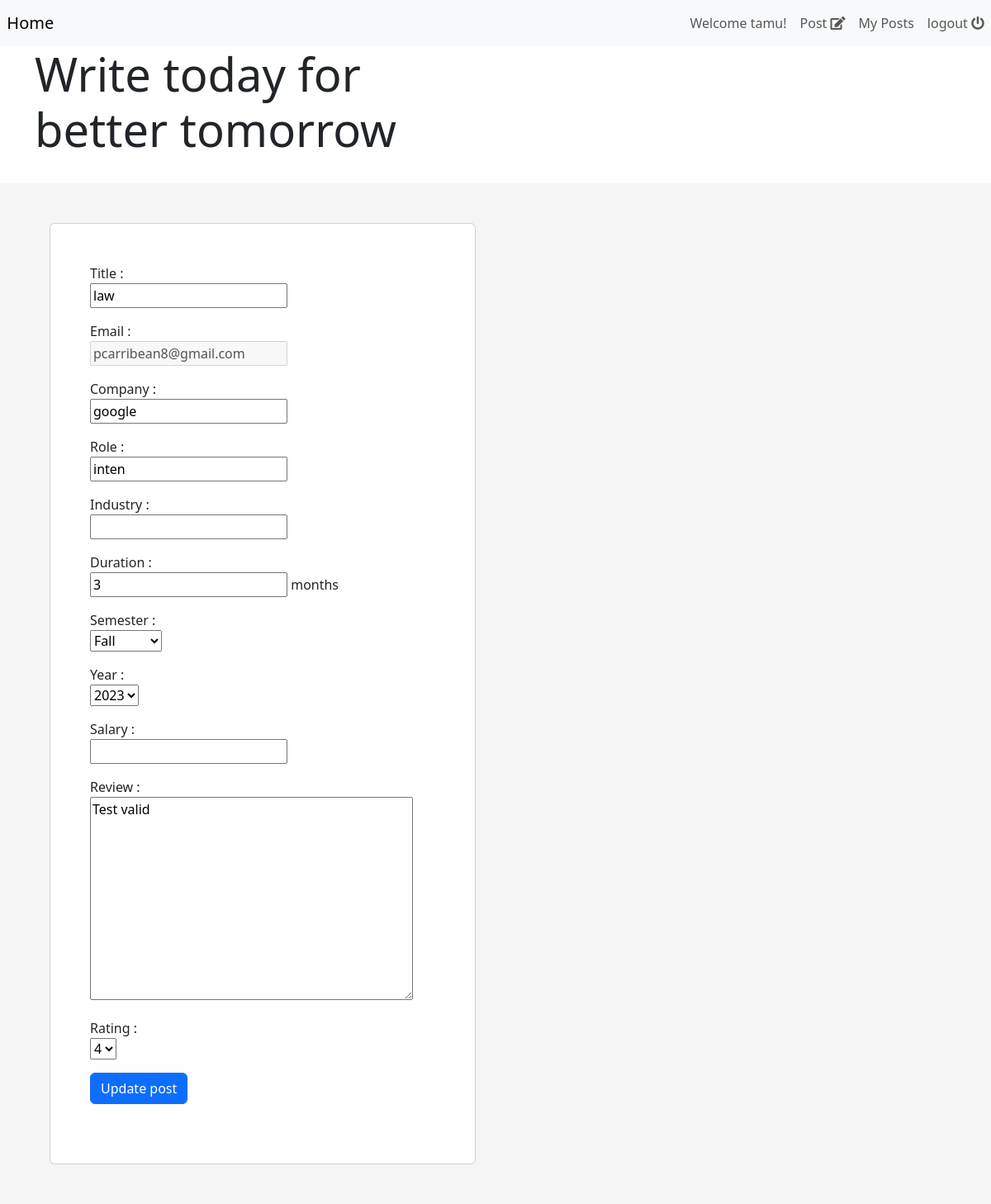
/post/edit/15 (signed in), run on an earlier commit of the app's database.
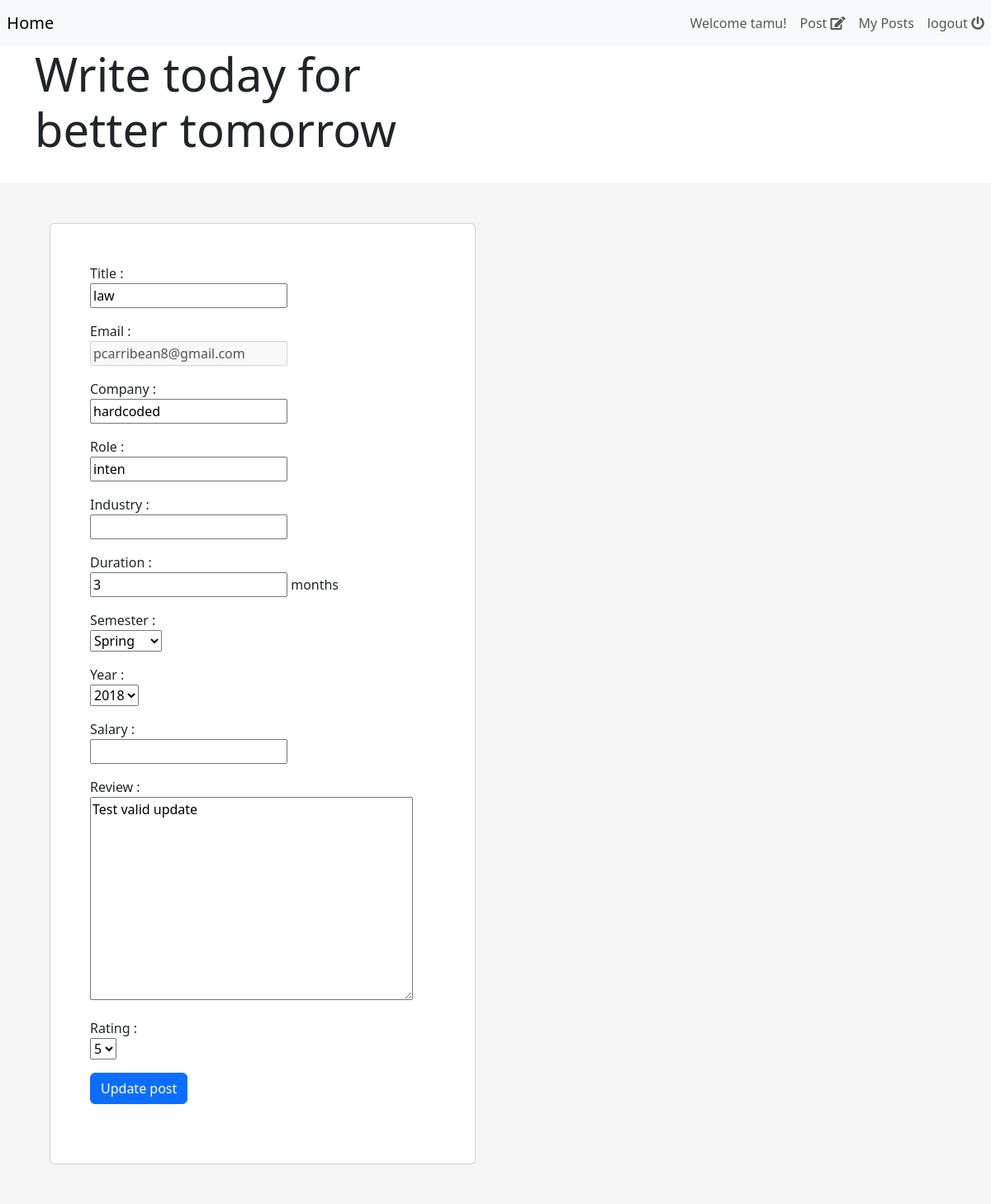
And on a later commit of the database.
### post/models.py (models this page shows, shortened)
class Post(models.Model):
    company = models.CharField(max_length=150)
    role = models.CharField(max_length=150)
    title = models.CharField(max_length=150)
    review = models.CharField(max_length=500)
    rating = models.IntegerField()
    duration = models.IntegerField()
    semester = models.CharField(max_length=15)
    year = models.PositiveIntegerField(default=current_year(), validators=[
                                       MinValueValidator(2013), max_value_current_year])
    salary = models.PositiveIntegerField(blank=True, null=True)
    industry = models.CharField(max_length=150, blank=True, null=True)
    email = models.EmailField(help_text='Enter your Texas A&M email')
    created_date = models.DateTimeField(auto_now_add=True)
    modified_date = models.DateTimeField(auto_now=True)
    objects = models.Manager()

class Semester(models.Model):
    semester = models.CharField(max_length=15)
    def __str__(self):
        return self.semester
    objects = models.Manager()

### post/views.py (the view)
# urls.py: path('post/edit/<int:id>', views.edit_post, name='edit_post'),
def edit_post(request, id):
    selected_post = Post.objects.get(id=id)
    post_form = PostForm(initial={
        'company': selected_post.company,
        'role': selected_post.role,
        'title': selected_post.title,
        'review': selected_post.review,
        'rating': selected_post.rating,
        'duration': selected_post.duration,
        'semester': selected_post.semester,
        'year': selected_post.year,
        'salary': selected_post.salary,
        'industry': selected_post.industry,
        'email': selected_post.email
    })
    print(selected_post.semester)
    if request.method == "POST":
        post_form = PostForm(request.POST, instance=selected_post)
        if post_form.is_valid():
            post_form.save()
            messages.success(request, f'Post updated')
            return redirect('/posts')
    return render(request, 'post/update.html', {'form': post_form})

### post/forms.py
class PostForm(forms.ModelForm):
    semester = forms.ModelChoiceField(
        queryset=Semester.objects.all(), to_field_name='semester')
    review = forms.CharField(widget=forms.Textarea)
    rating = forms.ChoiceField(
        choices=((1, 1), (2, 2), (3, 3), (4, 4), (5, 5)))
    email = forms.EmailField(disabled=True)
    duration = forms.IntegerField(help_text="months")
    year = forms.TypedChoiceField(
        coerce=int, choices=year_choices, initial=current_year)
    class Meta:
        model = Post
        fields = ['title', 'email',
                  'company', 'role', 'industry',
                  'duration',
                  'semester', 'year', 'salary',
                  'industry', 'review', 'rating']

### post/forms.py (called while the page is built)
def current_year():
    return datetime.date.today().year

def year_choices():
    return [(r, r) for r in range(current_year()-10, current_year()+1)]

### post/templates/post/update.html (shortened to what this page needs)
{% extends "../registration/home.html" %} {% block content %}
<div
  class="px-4 py-5 px-md-5 text-center text-lg-start"
  style="background-color: hsl(0, 0%, 96%)"
>
  <div class="container">
    <div class="row gx-lg-5 align-items-center">
      <div class="col-lg-6 mb-5 mb-lg-0">
        <div class="card">
          <div class="card-body py-5 px-md-5">
            <form action="" method="POST">
              {% for field in form %}
              <div>
                <p>
                  {{ field.label }} :<br />
                  {{ field }}
                  <span class="">{{field.help_text}}</span>
                </p>
              </div>
              {% endfor %}
              <button type="submit" class="btn btn-primary btn-block mb-4">
                Update post
              </button>
            </form>
          </div>
        </div>
      </div>
    </div>
  </div>
</div>
{% endblock content %}

What changed in the data, as far as the page shows it:
changed Post "law": company "google" → "hardcoded"; year "2023" → "2018"; review "Test valid" → "Test valid update"; rating "4" → "5"
computed for Semester: semester "Fall" → "Spring"
